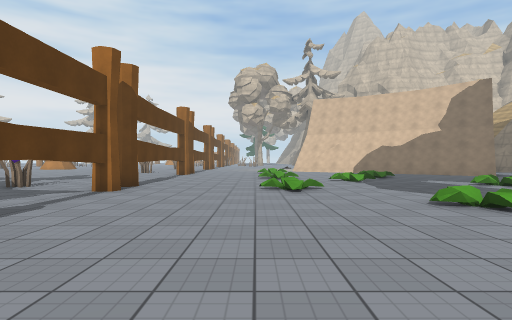
View 1 (above)

22 first-person views from a walk through a Unity game level. The camera is 1.3 m above the floor, looks level and sees 80° across. The floor is counted in squares, 2 m on a side. Each view is taken from the middle of a square. On the plan, view 1 faces up. The plan holds only what a view shows up to about 10 squares ahead; the rest is blank. The place goes on beyond the plan. The player is left out. Some animated figures are left out. Some surface patterns are stand-ins.

View 2
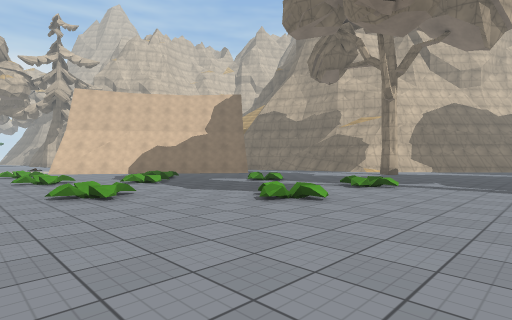

View 3
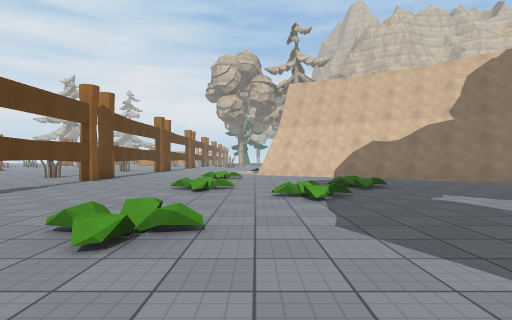

View 4
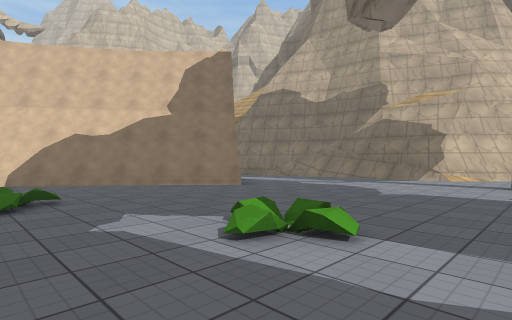

View 5
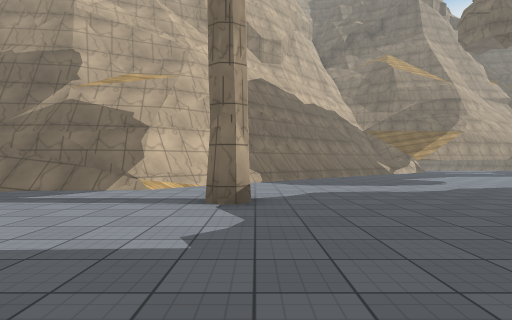

View 6
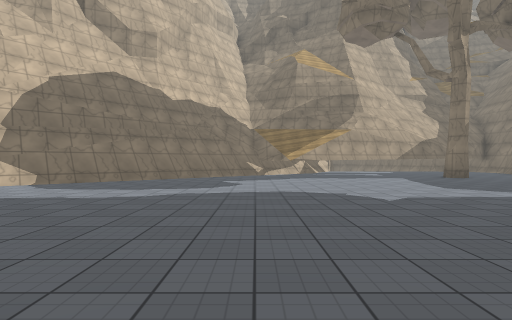

View 7
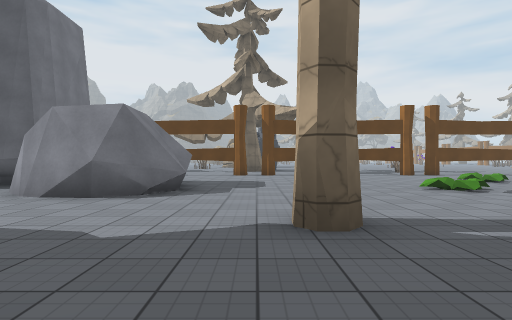

View 8
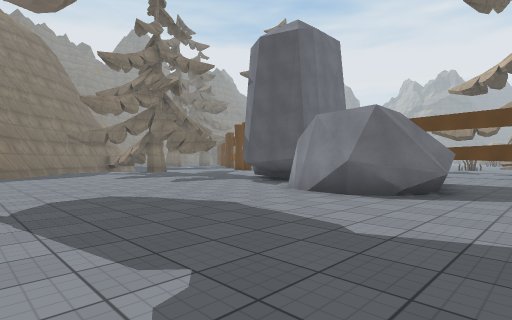

View 9
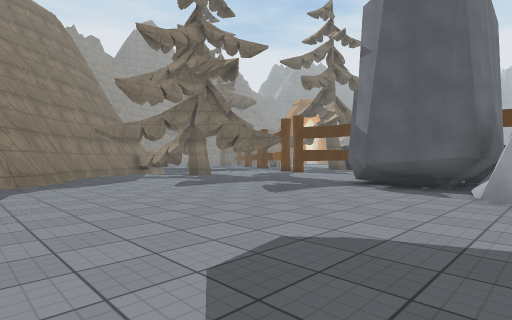

View 10
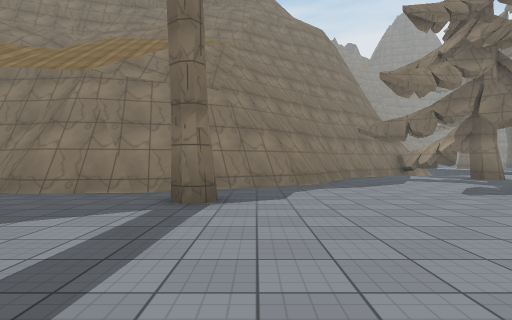

View 11
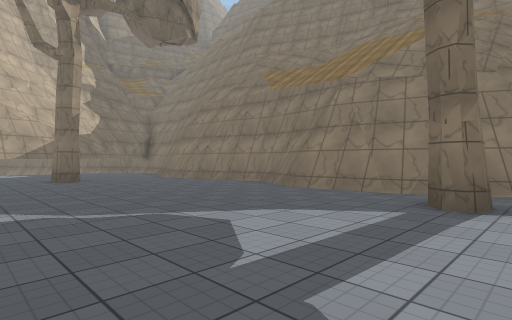

View 12
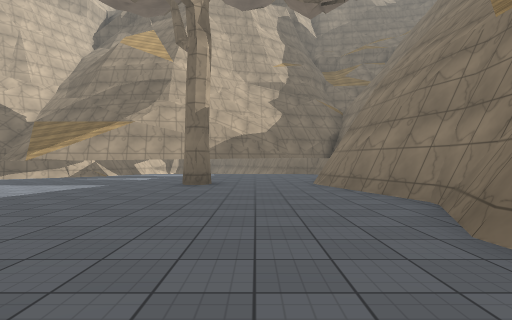

View 13
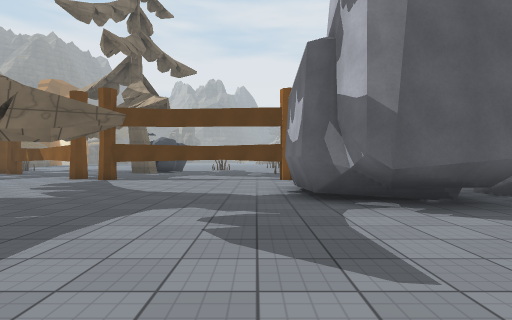

View 14
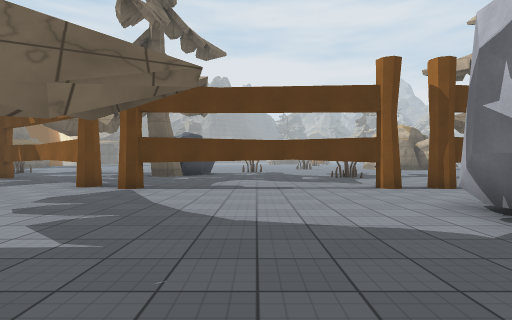

View 15
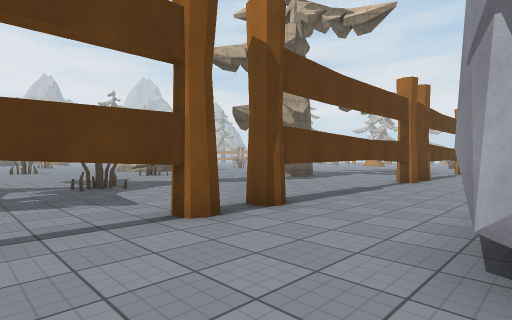

View 16
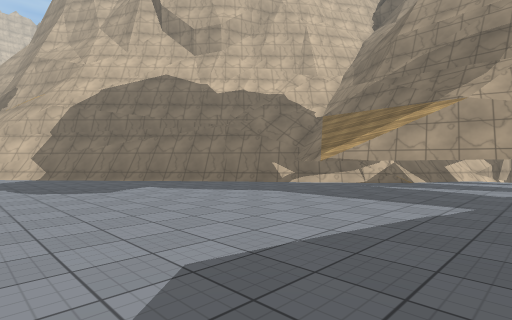

View 17
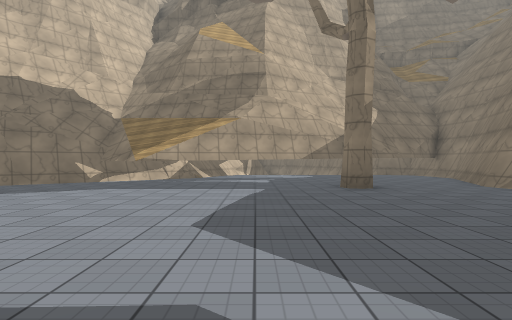

View 18
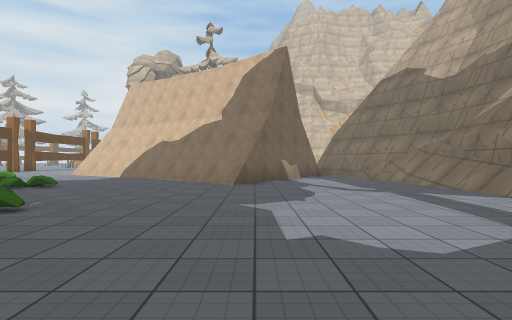

View 19
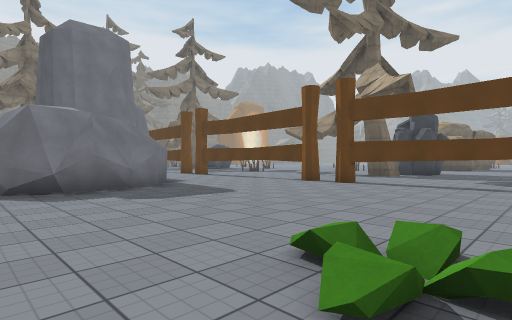

View 20
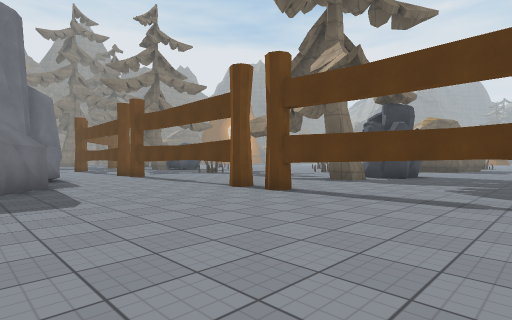

View 21
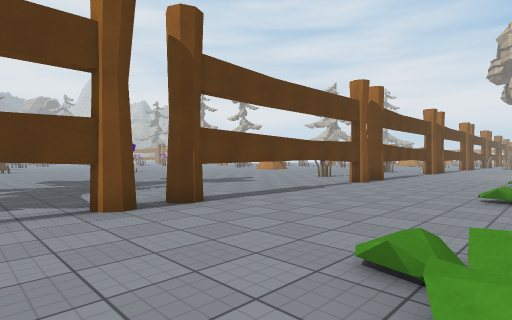

View 22
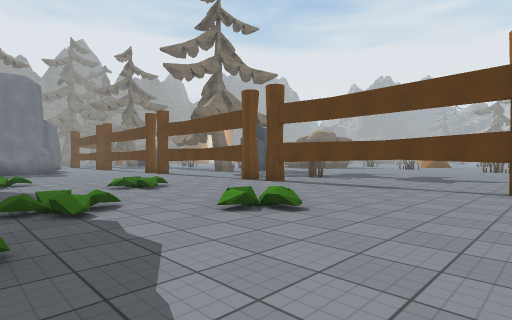

### Floor plan
Key: @ floor where view 1 was taken; # wall or solid block; x gap in a wall; . floor; / step, stairs or slope; = window, fence, low wall or low ledge; ^ raised ledge; T thing the floor can be seen under or through; P plant; F flower; R rock; O other object.
Columns run from 12 left of view 1 to 23 right of it. Each row starts with its distance up from view 1.
 14       ...x.........##  #../#^
 13     .....T..........### ..//^
 12     .....T...........=...../^
 11      ....T...P..P..........#^
 10     .....T.................#^
  9     .....T.....P...........##
  8   .......T........P.........##
  7  .....F..x...P..............##
  6  ........T...................##
  5         .T....................##
  4   .......T.....P..P............##
  3   .......T......................##
  2    ......T.......................##
  1     .....T.........#.............##
  0     ##...x..@.....................##
 -1       ...T.........................#
 -2       ...T....###..................#
 -3       ...T...## #...... ...........#
 -4      ....T... ###......  ..........#
 -5      ....T..RRR##..................#
 -6   .......T..RRRR...................#
 -7  ........x..R RR...................
 -8 ....OO...T..RRR....................
 -9 .........T..........................
-10       ...T.............#............
-11       ...T...............###...###..
-12       ...T.............######### ###
-13       ...T...........###
-14       ...x..........##
-15        .##... #.....#

Positions as (right, up) in squares from view 1, and headings:
1: (0, 0), facing up
2: (-1, 1), facing up-right
3: (2, 4), facing up
4: (4, 6), facing up-right
5: (8, 6), facing right
6: (9, 0), facing right
7: (10, 0), facing left
8: (10, 0), facing down-left
9: (10, -4), facing down-left
10: (10, -5), facing down
11: (10, -5), facing down-right
12: (12, -9), facing right
13: (7, -9), facing left
14: (4, -11), facing left
15: (0, -10), facing up-left
16: (15, -6), facing up-right
17: (13, -5), facing right
18: (10, 4), facing up
19: (5, 5), facing down-left
20: (2, 5), facing down-left
21: (1, 5), facing up-left
22: (4, 14), facing down-left
